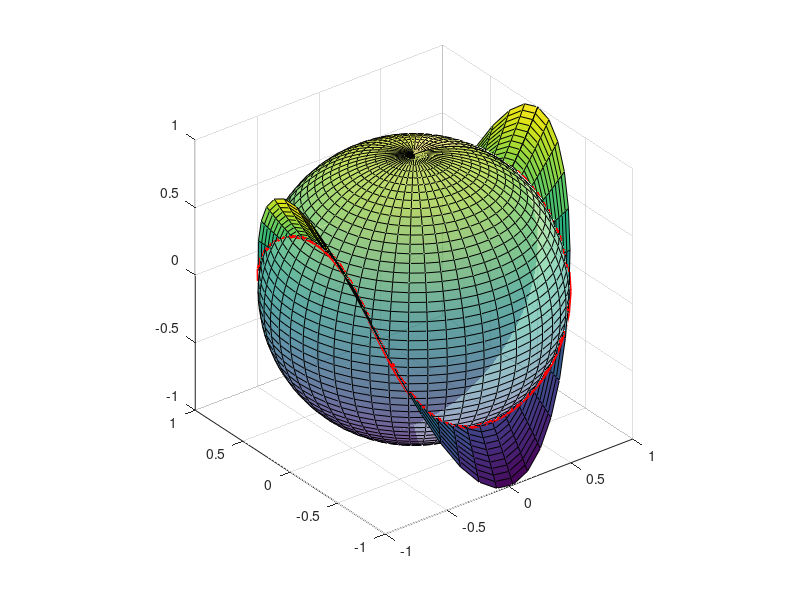

MATLAB code for this plot: (Note: this script raises an error after producing the figure.)
%% intersection of the sphere with a saddle

clear all

[x,y,z] = sphere(50);
surf(x,y,z,'facealpha',.5); hold on;
[ t, r ] = meshgrid( linspace(0, 2*pi, 50), linspace(0, 1, 50) );
surf( r.*cos(t), r.*sin(t), r.^2.*cos(t).^2 - r.^2.*sin(t).^2 ); 


phi = linspace(0, 2*pi);
theta = acos( ( -1 + sqrt( 1 + 4*cos(2*phi).^2 ) ) ./ ( 2*cos(2*phi) ) );
plot3(sin(theta).*cos(phi), sin(theta).*sin(phi), cos(theta), 'r', 'linewidth', 4 ); hold off;
axis equal;

syms x y z r t p 
F(x,y,z) = [ x^2*y, cos(y)+x^2, y^2+sin(z) ];
X1(r,t,p) = [ r*sin(t)*cos(p), r*sin(t)*sin(p), r*cos(t) ];
X1(t,p) = subs( X1(r,t,p), r, 1 );
FX1(t,p) = subs( F(x,y,z), [x,y,z], X1(t,p) );
f = matlabFunction( dot( FX1(t,p), cross( diff(X1(t,p),t), diff(X1(t,p),p) ) ), 'Vars', [p,t] );
tmax = @(p) acos( ( -1 + sqrt( 1 + 4*cos(2*p).^2 ) ) ./ ( 2*cos(2*p) ) ) ;
a = integral2(f, 0, 2*pi, 0, tmax)

X2(r,t,z) = [ r*cos(t), r*sin(t), z ];
X2(r,t) = subs( X2(r,t,z), z, r^2*cos(2*t) );
FX2(r,t) = subs( F(x,y,z), [x,y,z], X2(r,t) );
f = matlabFunction( dot( FX2(r,t), cross( diff(X2(r,t),r), diff(X2(r,t),t) ) ), 'Vars', [t,r] );
rmax = @(t) sqrt( (sqrt(1+4*cos(2*t).^2) -1) ./ (2*cos(2*t).^2) );
b = integral2(f, 0, 2*pi, 0, rmax)

X(r,t,z) = [ r*cos(t), r*sin(t), z ];
J = simplify( dot( cross(diff(X(r,t,z),r), diff(X(r,t,z),t)), diff(X(r,t,z),z) ) );
f = matlabFunction( subs( divergence(F(x,y,z)), [x,y,z], X(r,t,z) ) * J, 'Vars', [t,r,z] );
zmin = @(t,r) r.^2.*cos(2*t);
zmax = @(t,r) sqrt(1 - r.^2.*cos(t).^2 - r.^2.*sin(t).^2);
zmaxminus = @(t,r) -sqrt(1 - r.^2.*cos(t).^2 - r.^2.*sin(t).^2);
c = real(...
    integral3(f, 0, 2*pi, 0, rmax, zmin, zmax) + ...
    integral3(f, pi/4, 3*pi/4, rmax, 1, zmaxminus, zmax) + ...
    integral3(f, 5*pi/4, 7*pi/4, rmax, 1, zmaxminus, zmax))
a-b
